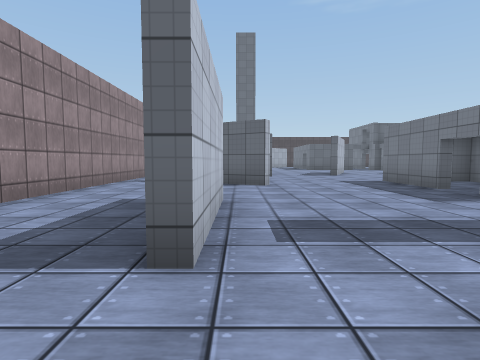
[1] (above)

24 first-person views from a walk through a Unity game level. The camera is 1.2 m above the floor, tilts 4° down and sees 80° across. The floor is counted in squares, 2.06 m on a side. Each view is taken from the middle of a square. On the plan, view 1 faces up. The plan holds only what a view shows up to about 9 squares ahead; the rest is blank. The place goes on beyond the plan. The player is left out. Surface patterns are stand-ins for the level's own textures.

[2]
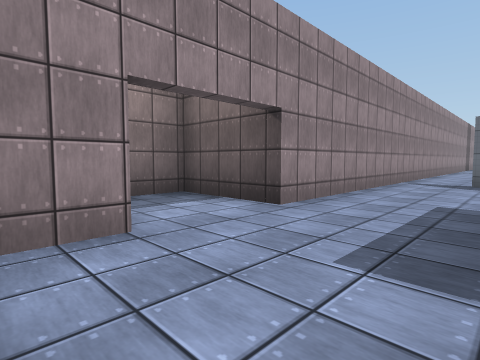

[3]
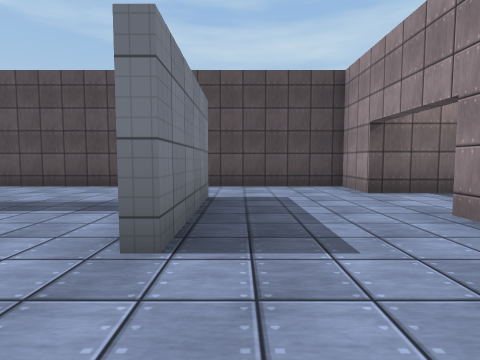

[4]
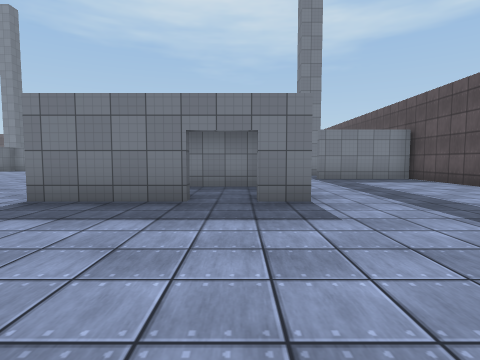

[5]
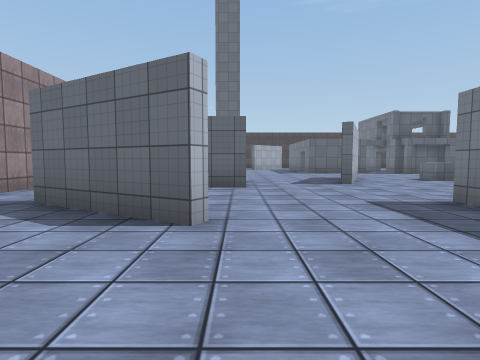

[6]
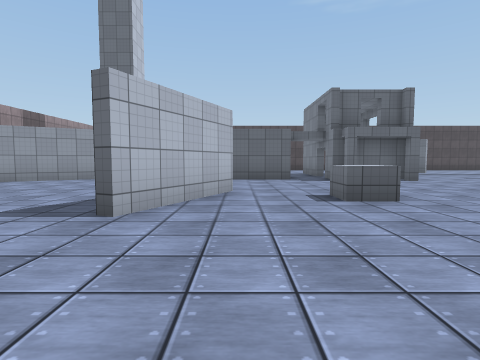

[7]
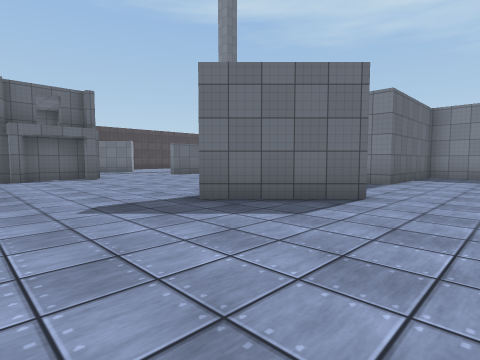

[8]
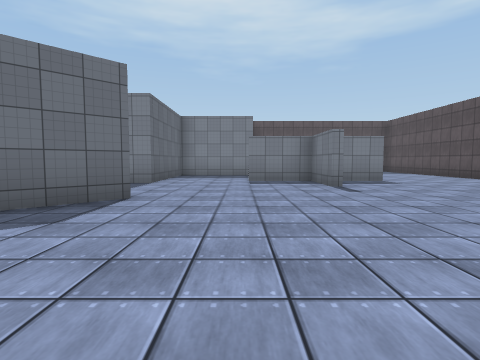

[9]
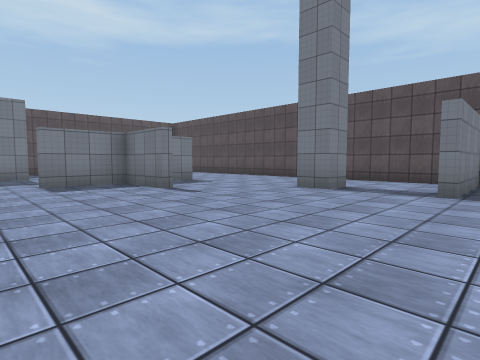

[10]
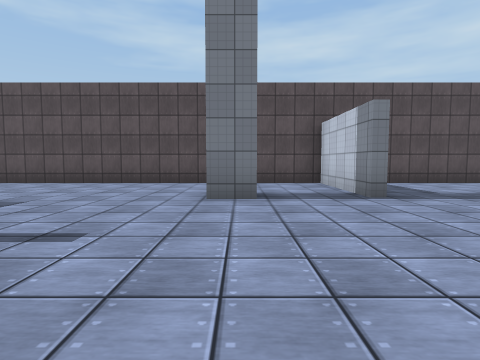

[11]
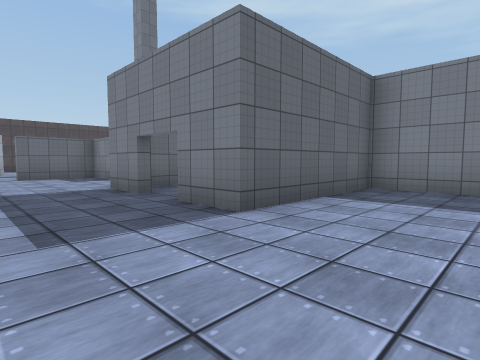

[12]
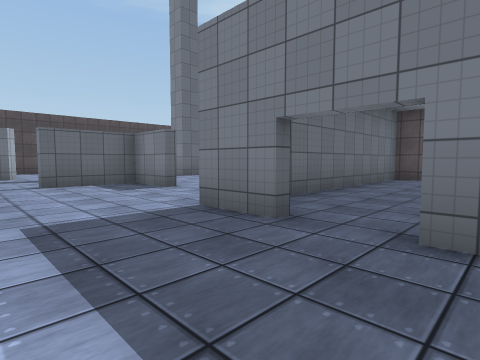

[13]
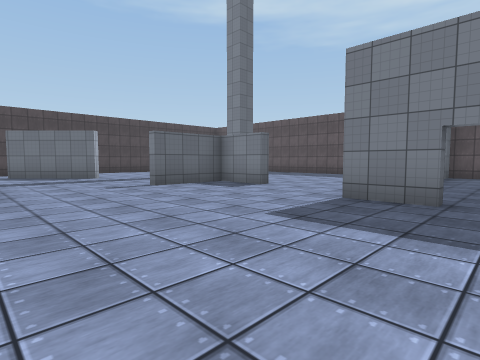

[14]
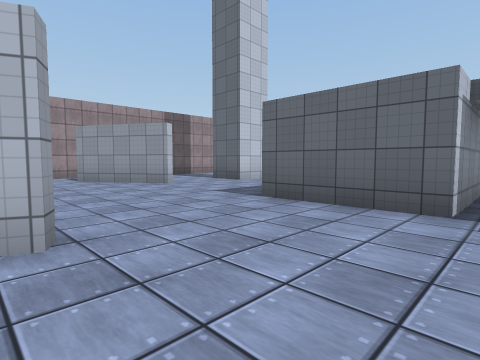

[15]
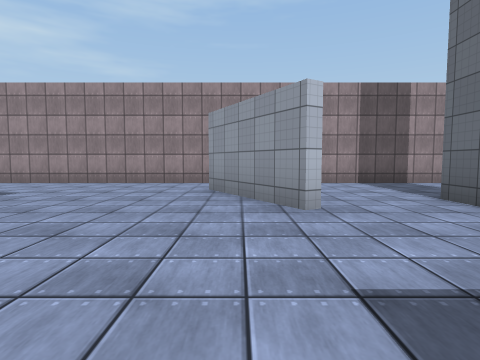

[16]
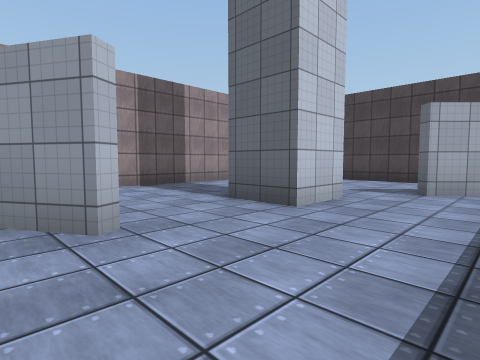

[17]
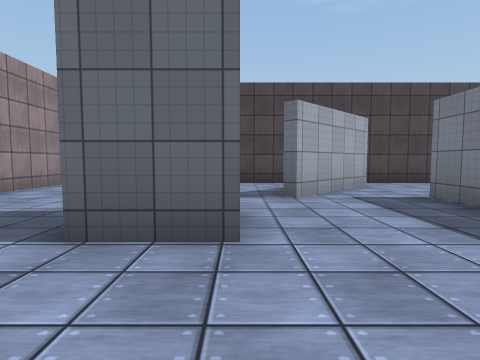

[18]
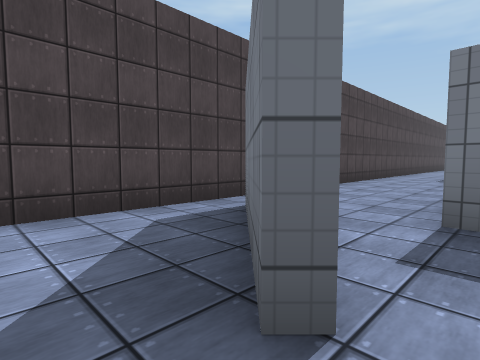

[19]
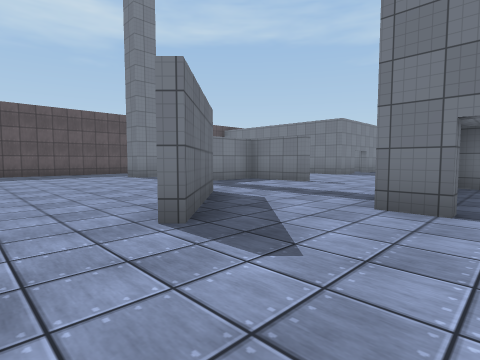

[20]
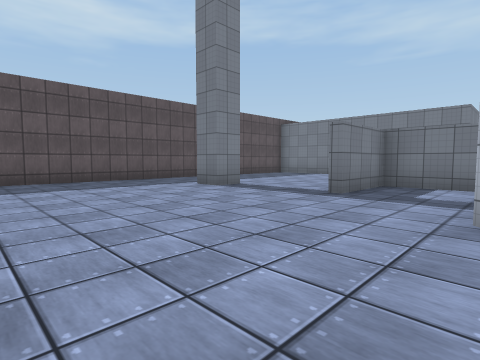

[21]
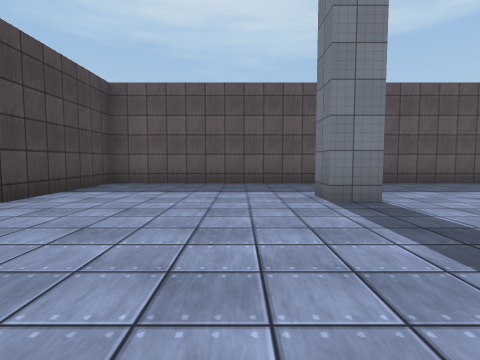

[22]
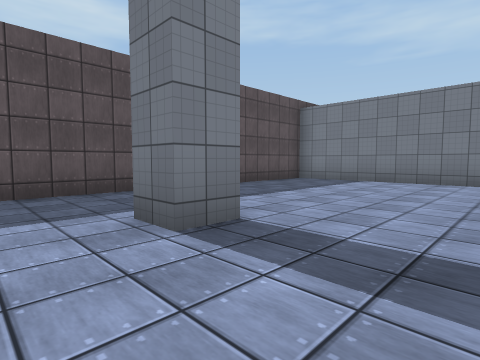

[23]
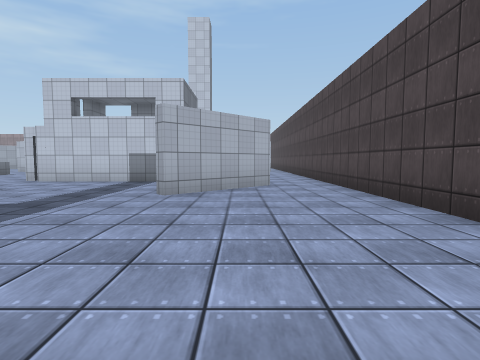

[24]
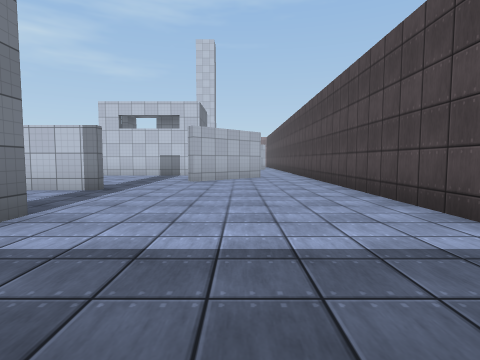

### Floor plan
Key: @ floor where view 1 was taken; # wall or solid block; . main floor; : floor 3 m higher than the main floor; / step, stairs or slope; ^ raised ledge; B building.
Columns run from 6 left of view 1 to 22 right of it. Each row starts with its distance up from view 1.
 25      ########################
 24   #  .......................#
 23   #.  ...#..................#
 22   #.. ..##........#.........#
 21   #... ...:    ...##........#
 20   #... #../    .B...........#
 19   #...##..     .#....#..#...#
 18   #.......      #....#......#
 17   #  ...../  .###...##......#
 16   #  ##.......#.#....#......#
 15   #.........................#
 14   #.........................#
 13   #.......#.........#BBBB####
 12   #.... ..#..^......#.......#
 11   #..  #..#..............
 10   #.. ..........##..#
  9   #.. ...........#..#BBBB
  8   #..#...... ...........B
  7   #..##...#. ...........B
  6   #.......#.# .......#
  5   #.........# ......##
  4   #...#...BBB .......#
  3 ###...#..............#
  2 #.....#........#.#.....
  1 ###............#.......
  0   #...@ .......#........
 -1   ######################

Positions as (right, up) in squares from view 1, and headings:
1: (0, 0), facing up
2: (-1, 0), facing up-left
3: (-1, 6), facing down
4: (0, 5), facing right
5: (1, 4), facing up
6: (5, 8), facing up
7: (7, 7), facing up-right
8: (7, 7), facing right
9: (8, 8), facing down-right
10: (11, 7), facing down
11: (12, 7), facing up-right
12: (12, 10), facing up-right
13: (10, 11), facing up-right
14: (7, 13), facing up-left
15: (4, 16), facing left
16: (3, 16), facing up-left
17: (1, 17), facing up
18: (1, 21), facing up-right
19: (9, 24), facing down-right
20: (13, 24), facing down-right
21: (14, 21), facing right
22: (16, 21), facing down-right
23: (18, 22), facing left
24: (21, 22), facing left
